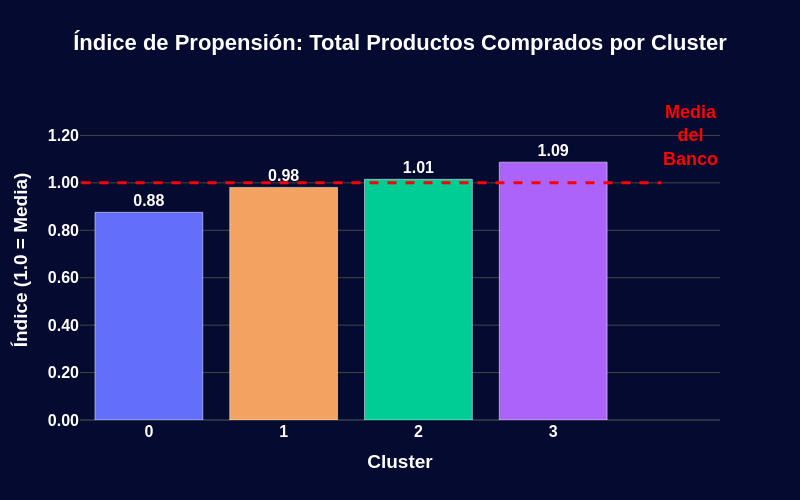

Source (notebook cell):
### Code cell
# Representación gráfica del Índice de Propensión (Total Productos)
fig_total_products = go.Figure()

# Trazas Total Products
fig_total_products.add_trace(
    go.Bar(
        x=indice_total_products.index,
        y=indice_total_products.values,
        text=["<b>" + str(val) + "</b>" for val in indice_total_products.values.round(2)],
        textposition='outside',
        textfont=dict(color='white', weight='bold'),
        marker=dict(
            color=colores_clusters, # Usar colores distintos por cluster
            line=dict(color='#FFFFFF', width=0.5)
        )
    )
)

# Añadir línea de referencia (Media Global = 1.0)
fig_total_products.add_shape(
    type="line",
    x0=-0.5,
    x1=len(indice_total_products.index)-0.2,
    y0=1.0, # Corregido a 1.0 para la media
    y1=1.0,
    line=dict(color="red", width=3, dash="dash"), # Rojo reservado para líneas de media
)

# Anotaciones Total
fig_total_products.add_annotation(
    x=len(indice_total_products.index)-0.2,
    y=1.05,
    text="Media<br>del<br>Banco",
    showarrow=False,
    xanchor='left',
    yanchor='bottom',
    font=dict(color="red", size=18, weight='bold') # Rojo reservado para líneas de media
)

# Layout Total Productos
fig_total_products.update_layout(
    template='custom',
    title='Índice de Propensión: Total Productos Comprados por Cluster',
    title_x=0.5,
    xaxis_title='Cluster',
    yaxis_title='Índice (1.0 = Media)',
    xaxis=dict(
        tickmode='array',
        tickvals=[0, 1, 2, 3],
        ticktext=['0', '1', '2', '3']
    ),
    height=500,
    width=800,
    font=dict(family='Arial', size=16, color='white', weight='bold'),
    paper_bgcolor='#050a30',
    plot_bgcolor='#050a30',
    yaxis=dict(
        showgrid=True, 
        gridcolor='#444',
        tickformat='.2f' # Forzar un decimal extra (1.00)
    )
)

fig_total_products.show()

### Figure 1 — Plotly figure (JSON) as saved in the notebook; plotly's stock layout.template omitted (floating-point values rounded to 4 significant figures)
{"data": [{"marker": {"color": ["#636EFA", "#F4A261", "#00CC96", "#AB63FA"], "line": {"color": "#FFFFFF", "width": 0.5}}, "text": ["<b>0.88</b>", "<b>0.98</b>", "<b>1.01</b>", "<b>1.09</b>"], "textfont": {"color": "white", "weight": "bold"}, "textposition": "outside", "x": [0, 1, 2, 3], "y": [0.8759, 0.9808, 1.015, 1.087], "type": "bar"}], "layout": {"shapes": [{"line": {"color": "red", "dash": "dash", "width": 3}, "type": "line", "x0": -0.5, "x1": 3.8, "y0": 1.0, "y1": 1.0}], "annotations": [{"font": {"color": "red", "size": 18, "weight": "bold"}, "showarrow": false, "text": "Media<br>del<br>Banco", "x": 3.8, "xanchor": "left", "y": 1.05, "yanchor": "bottom"}], "title": {"text": "Índice de Propensión: Total Productos Comprados por Cluster", "x": 0.5}, "xaxis": {"title": {"text": "Cluster"}, "tickmode": "array", "tickvals": [0, 1, 2, 3], "ticktext": ["0", "1", "2", "3"]}, "font": {"family": "Arial", "size": 16, "color": "white", "weight": "bold"}, "yaxis": {"title": {"text": "Índice (1.0 = Media)"}, "showgrid": true, "gridcolor": "#444", "tickformat": ".2f"}, "height": 500, "width": 800, "paper_bgcolor": "#050a30", "plot_bgcolor": "#050a30"}}
